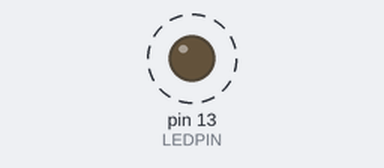
Recording of a sketch running on a simulated Arduino Uno, built with avr-gcc and run on an emulated ATmega328P. Shown: output pins drawn as LEDs (lit = HIGH). Dashed ring = blinking.

Above: at 0.5 s.
Timing chart, 0 to 4.6 s (numbered marks = the images above):
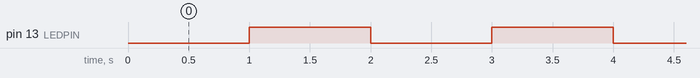

Measured:
- by itself, pin 13 (LEDPIN): alternates HIGH for 1.0 s and LOW for 1.0 s

The sketch:

interrupt.ino
```cpp
// avr-libc library includes
#include <avr/io.h> //  can be omitted
#include <avr/interrupt.h> // can be omitted
#define LEDPIN 13
/* or use
DDRB = DDRB | B00100000;  // this sets pin 5  as output                       // without changing the value of the other
                         // pins
*/
void setup()
{
pinMode(LEDPIN, OUTPUT);

// initialize Timer1
cli();         // disable global interrupts
TCCR1A = 0;    // set entire TCCR1A register to 0
TCCR1B = 0;    // set entire TCCR1A register to 0

// enable Timer1 overflow interrupt:
TIMSK1 |= (1 << TOIE1);
// Preload with value 3036
//use 64886 for 100Hz
//use 64286 for 50 Hz
//use 34286 for 2 Hz
TCNT1=0x0BDC;
// Set CS10 bit so timer runs at clock speed: (no prescaling)
TCCR1B |= (1 << CS12); // Sets bit CS12 in TCCR1B
// This is achieved by shifting binary 1 (0b00000001)
// to the left by CS12 bits. This is then bitwise
// OR-ed into the current value of TCCR1B, which effectively set
// this one bit high. Similar: TCCR1B |= _BV(CS12);
//  or: TCCR1B= 0x04;

// enable global interrupts:
sei();
}

ISR(TIMER1_OVF_vect)
{
digitalWrite(LEDPIN, !digitalRead(LEDPIN));
TCNT1=0x0BDC; // reload the timer preload
}

void loop() {}
```
